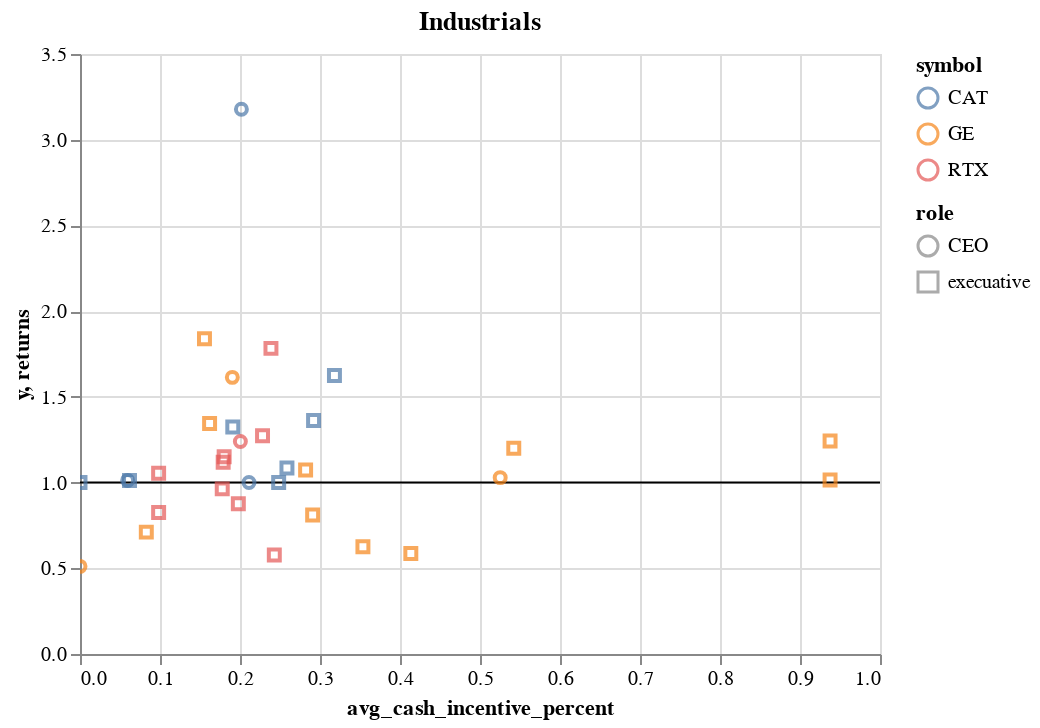

The notebook cell saved with this chart:
### Code cell
plot_data(df,4)

### Figure 1 — Vega-Lite specification as saved in the notebook (floating-point values rounded to 4 significant figures)
{"config": {"view": {"continuousWidth": 400, "continuousHeight": 300}}, "layer": [{"data": {"name": "data-d764767e7dd3b10b2c76c1355ce10ef3"}, "mark": "rule", "encoding": {"y": {"field": "y", "type": "quantitative"}}}, {"data": {"name": "data-1a01b43a914dd8f01fc6c6036c253ed9"}, "mark": "point", "encoding": {"color": {"field": "symbol", "type": "nominal"}, "shape": {"field": "role", "type": "nominal"}, "tooltip": [{"field": "avg_cash_incentive_percent", "type": "quantitative"}, {"field": "returns", "type": "quantitative"}, {"field": "gics_sector_name", "type": "nominal"}, {"field": "symbol", "type": "nominal"}, {"field": "role", "type": "nominal"}], "x": {"field": "avg_cash_incentive_percent", "type": "quantitative"}, "y": {"field": "returns", "type": "quantitative"}}, "selection": {"selector006": {"type": "interval", "bind": "scales", "encodings": ["x", "y"]}}, "title": "Industrials"}], "$schema": "https://vega.github.io/schema/vega-lite/v4.17.0.json", "datasets": {"data-d764767e7dd3b10b2c76c1355ce10ef3": [{"y": 1}], "data-1a01b43a914dd8f01fc6c6036c253ed9": [{"gics_sector_name": "Industrials", "symbol": "CAT", "DATE_OF_LAST_CHANGE": "2010-07-01T00:00:00", "avg_cash_incentive_percent": 0.05956, "returns": 1.013, "role": "CEO"}, {"gics_sector_name": "Industrials", "symbol": "CAT", "DATE_OF_LAST_CHANGE": "2016-12-31T00:00:00", "avg_cash_incentive_percent": 0.2112, "returns": 1.0, "role": "CEO"}, {"gics_sector_name": "Industrials", "symbol": "CAT", "DATE_OF_LAST_CHANGE": "2017-01-01T00:00:00", "avg_cash_incentive_percent": 0.2018, "returns": 3.178, "role": "CEO"}, {"gics_sector_name": "Industrials", "symbol": "CAT", "DATE_OF_LAST_CHANGE": "2015-01-01T00:00:00", "avg_cash_incentive_percent": 0.06188, "returns": 1.013, "role": "execuative"}, {"gics_sector_name": "Industrials", "symbol": "CAT", "DATE_OF_LAST_CHANGE": "2016-12-31T00:00:00", "avg_cash_incentive_percent": 0.2483, "returns": 1.0, "role": "execuative"}, {"gics_sector_name": "Industrials", "symbol": "CAT", "DATE_OF_LAST_CHANGE": "2017-01-01T00:00:00", "avg_cash_incentive_percent": 0.292, "returns": 1.363, "role": "execuative"}, {"gics_sector_name": "Industrials", "symbol": "CAT", "DATE_OF_LAST_CHANGE": "2018-12-13T00:00:00", "avg_cash_incentive_percent": 0.2587, "returns": 1.084, "role": "execuative"}, {"gics_sector_name": "Industrials", "symbol": "CAT", "DATE_OF_LAST_CHANGE": "2019-03-01T00:00:00", "avg_cash_incentive_percent": 0.191, "returns": 1.324, "role": "execuative"}, {"gics_sector_name": "Industrials", "symbol": "CAT", "DATE_OF_LAST_CHANGE": "2020-12-31T00:00:00", "avg_cash_incentive_percent": 0.0, "returns": 1.0, "role": "execuative"}, {"gics_sector_name": "Industrials", "symbol": "CAT", "DATE_OF_LAST_CHANGE": "2021-01-01T00:00:00", "avg_cash_incentive_percent": 0.3181, "returns": 1.624, "role": "execuative"}, {"gics_sector_name": "Industrials", "symbol": "GE", "DATE_OF_LAST_CHANGE": "2001-09-07T00:00:00", "avg_cash_incentive_percent": 0.5252, "returns": 1.029, "role": "CEO"}, {"gics_sector_name": "Industrials", "symbol": "GE", "DATE_OF_LAST_CHANGE": "2017-08-01T00:00:00", "avg_cash_incentive_percent": 0.0, "returns": 0.5112, "role": "CEO"}, {"gics_sector_name": "Industrials", "symbol": "GE", "DATE_OF_LAST_CHANGE": "2018-10-01T00:00:00", "avg_cash_incentive_percent": 0.1904, "returns": 1.614, "role": "CEO"}, {"gics_sector_name": "Industrials", "symbol": "GE", "DATE_OF_LAST_CHANGE": "2015-12-31T00:00:00", "avg_cash_incentive_percent": 0.9376, "returns": 1.243, "role": "execuative"}, {"gics_sector_name": "Industrials", "symbol": "GE", "DATE_OF_LAST_CHANGE": "2015-12-31T00:00:00", "avg_cash_incentive_percent": 0.9376, "returns": 1.015, "role": "execuative"}, {"gics_sector_name": "Industrials", "symbol": "GE", "DATE_OF_LAST_CHANGE": "2016-12-31T00:00:00", "avg_cash_incentive_percent": 0.4135, "returns": 0.5865, "role": "execuative"}, {"gics_sector_name": "Industrials", "symbol": "GE", "DATE_OF_LAST_CHANGE": "2017-12-31T00:00:00", "avg_cash_incentive_percent": 0.08289, "returns": 0.7109, "role": "execuative"}, {"gics_sector_name": "Industrials", "symbol": "GE", "DATE_OF_LAST_CHANGE": "2018-10-01T00:00:00", "avg_cash_incentive_percent": 0.2908, "returns": 0.8106, "role": "execuative"}, {"gics_sector_name": "Industrials", "symbol": "GE", "DATE_OF_LAST_CHANGE": "2019-02-25T00:00:00", "avg_cash_incentive_percent": 0.3536, "returns": 0.6251, "role": "execuative"}, {"gics_sector_name": "Industrials", "symbol": "GE", "DATE_OF_LAST_CHANGE": "2020-09-01T00:00:00", "avg_cash_incentive_percent": 0.1556, "returns": 1.839, "role": "execuative"}, {"gics_sector_name": "Industrials", "symbol": "GE", "DATE_OF_LAST_CHANGE": "2021-12-31T00:00:00", "avg_cash_incentive_percent": 0.282, "returns": 1.073, "role": "execuative"}, {"gics_sector_name": "Industrials", "symbol": "GE", "DATE_OF_LAST_CHANGE": "2022-01-03T00:00:00", "avg_cash_incentive_percent": 0.162, "returns": 1.344, "role": "execuative"}, {"gics_sector_name": "Industrials", "symbol": "GE", "DATE_OF_LAST_CHANGE": "2023-10-24T00:00:00", "avg_cash_incentive_percent": 0.5422, "returns": 1.2, "role": "execuative"}, {"gics_sector_name": "Industrials", "symbol": "RTX", "DATE_OF_LAST_CHANGE": "2014-11-24T00:00:00", "avg_cash_incentive_percent": 0.2005, "returns": 1.24, "role": "CEO"}, {"gics_sector_name": "Industrials", "symbol": "RTX", "DATE_OF_LAST_CHANGE": "2015-02-13T00:00:00", "avg_cash_incentive_percent": 0.09828, "returns": 1.054, "role": "execuative"}, {"gics_sector_name": "Industrials", "symbol": "RTX", "DATE_OF_LAST_CHANGE": "2015-02-13T00:00:00", "avg_cash_incentive_percent": 0.09828, "returns": 0.8256, "role": "execuative"}, {"gics_sector_name": "Industrials", "symbol": "RTX", "DATE_OF_LAST_CHANGE": "2016-09-14T00:00:00", "avg_cash_incentive_percent": 0.2282, "returns": 1.273, "role": "execuative"}, {"gics_sector_name": "Industrials", "symbol": "RTX", "DATE_OF_LAST_CHANGE": "2018-11-01T00:00:00", "avg_cash_incentive_percent": 0.1802, "returns": 1.151, "role": "execuative"}, {"gics_sector_name": "Industrials", "symbol": "RTX", "DATE_OF_LAST_CHANGE": "2019-11-01T00:00:00", "avg_cash_incentive_percent": 0.2429, "returns": 0.5771, "role": "execuative"}, {"gics_sector_name": "Industrials", "symbol": "RTX", "DATE_OF_LAST_CHANGE": "2020-04-03T00:00:00", "avg_cash_incentive_percent": 0.2387, "returns": 1.783, "role": "execuative"}, {"gics_sector_name": "Industrials", "symbol": "RTX", "DATE_OF_LAST_CHANGE": "2021-06-01T00:00:00", "avg_cash_incentive_percent": 0.179, "returns": 1.119, "role": "execuative"}, {"gics_sector_name": "Industrials", "symbol": "RTX", "DATE_OF_LAST_CHANGE": "2022-03-01T00:00:00", "avg_cash_incentive_percent": 0.1979, "returns": 0.877, "role": "execuative"}, {"gics_sector_name": "Industrials", "symbol": "RTX", "DATE_OF_LAST_CHANGE": "2023-07-27T00:00:00", "avg_cash_incentive_percent": 0.1778, "returns": 0.9634, "role": "execuative"}]}}
